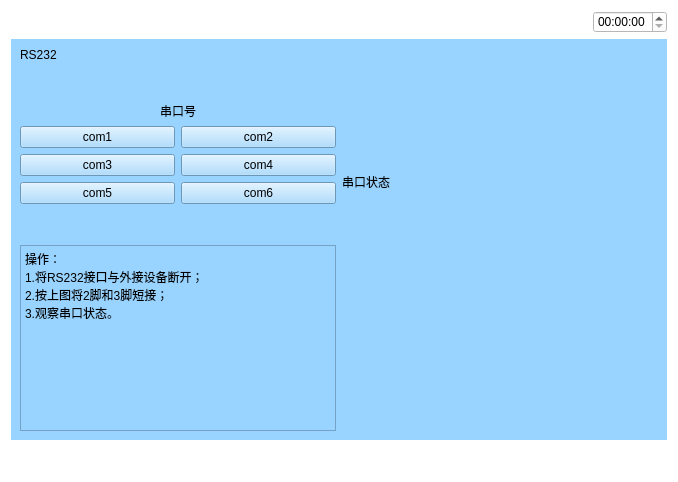
<?xml version="1.0" encoding="UTF-8"?>
<ui version="4.0">
 <class>Pcders232</class>
 <widget class="QWidget" name="Pcders232">
  <property name="geometry">
   <rect>
    <x>0</x>
    <y>0</y>
    <width>678</width>
    <height>482</height>
   </rect>
  </property>
  <property name="windowTitle">
   <string>Form</string>
  </property>
  <property name="styleSheet">
   <string notr="true">background-color: rgb(255, 255, 255);</string>
  </property>
  <layout class="QVBoxLayout" name="verticalLayout_4" stretch="1,5,1">
   <item>
    <layout class="QHBoxLayout" name="horizontalLayout_5">
     <item>
      <widget class="QPushButton" name="pushButton">
       <property name="text">
        <string/>
       </property>
       <property name="icon">
        <iconset resource="myimages.qrc">
         <normaloff>:/image/images/4g.png</normaloff>:/image/images/4g.png</iconset>
       </property>
       <property name="flat">
        <bool>true</bool>
       </property>
      </widget>
     </item>
     <item>
      <widget class="QPushButton" name="pushButton_2">
       <property name="text">
        <string/>
       </property>
       <property name="icon">
        <iconset resource="myimages.qrc">
         <normaloff>:/image/images/wireless.svg</normaloff>:/image/images/wireless.svg</iconset>
       </property>
       <property name="flat">
        <bool>true</bool>
       </property>
      </widget>
     </item>
     <item>
      <widget class="QPushButton" name="pushButton_3">
       <property name="text">
        <string/>
       </property>
       <property name="icon">
        <iconset resource="myimages.qrc">
         <normaloff>:/image/images/bl.svg</normaloff>:/image/images/bl.svg</iconset>
       </property>
       <property name="flat">
        <bool>true</bool>
       </property>
      </widget>
     </item>
     <item>
      <widget class="QPushButton" name="pushButton_4">
       <property name="text">
        <string/>
       </property>
       <property name="icon">
        <iconset resource="myimages.qrc">
         <normaloff>:/image/images/locate.svg</normaloff>:/image/images/locate.svg</iconset>
       </property>
       <property name="flat">
        <bool>true</bool>
       </property>
      </widget>
     </item>
     <item>
      <spacer name="horizontalSpacer_4">
       <property name="orientation">
        <enum>Qt::Horizontal</enum>
       </property>
       <property name="sizeHint" stdset="0">
        <size>
         <width>40</width>
         <height>20</height>
        </size>
       </property>
      </spacer>
     </item>
     <item>
      <widget class="QTimeEdit" name="timeEdit_2"/>
     </item>
    </layout>
   </item>
   <item>
    <widget class="QWidget" name="widget" native="true">
     <property name="sizePolicy">
      <sizepolicy hsizetype="Preferred" vsizetype="Preferred">
       <horstretch>0</horstretch>
       <verstretch>0</verstretch>
      </sizepolicy>
     </property>
     <property name="contextMenuPolicy">
      <enum>Qt::DefaultContextMenu</enum>
     </property>
     <property name="styleSheet">
      <string notr="true">background-color: rgb(153, 211, 255);</string>
     </property>
     <layout class="QHBoxLayout" name="horizontalLayout_2" stretch="1,1">
      <item>
       <layout class="QVBoxLayout" name="verticalLayout_3">
        <item>
         <widget class="QLabel" name="label_2">
          <property name="text">
           <string>RS232</string>
          </property>
         </widget>
        </item>
        <item>
         <spacer name="verticalSpacer_3">
          <property name="orientation">
           <enum>Qt::Vertical</enum>
          </property>
          <property name="sizeHint" stdset="0">
           <size>
            <width>20</width>
            <height>40</height>
           </size>
          </property>
         </spacer>
        </item>
        <item>
         <layout class="QHBoxLayout" name="horizontalLayout">
          <item>
           <widget class="QLabel" name="label_3">
            <property name="layoutDirection">
             <enum>Qt::LeftToRight</enum>
            </property>
            <property name="text">
             <string>串口号</string>
            </property>
            <property name="alignment">
             <set>Qt::AlignCenter</set>
            </property>
           </widget>
          </item>
         </layout>
        </item>
        <item>
         <layout class="QVBoxLayout" name="verticalLayout_2">
          <item>
           <layout class="QHBoxLayout" name="horizontalLayout_4">
            <item>
             <widget class="QPushButton" name="com1">
              <property name="text">
               <string>com1</string>
              </property>
             </widget>
            </item>
            <item>
             <widget class="QPushButton" name="com2">
              <property name="text">
               <string>com2</string>
              </property>
             </widget>
            </item>
           </layout>
          </item>
          <item>
           <layout class="QHBoxLayout" name="horizontalLayout_6">
            <item>
             <widget class="QPushButton" name="com3">
              <property name="text">
               <string>com3</string>
              </property>
             </widget>
            </item>
            <item>
             <widget class="QPushButton" name="com4">
              <property name="text">
               <string>com4</string>
              </property>
             </widget>
            </item>
           </layout>
          </item>
          <item>
           <layout class="QHBoxLayout" name="horizontalLayout_7">
            <item>
             <widget class="QPushButton" name="com5">
              <property name="text">
               <string>com5</string>
              </property>
             </widget>
            </item>
            <item>
             <widget class="QPushButton" name="com6">
              <property name="text">
               <string>com6</string>
              </property>
             </widget>
            </item>
           </layout>
          </item>
         </layout>
        </item>
        <item>
         <spacer name="verticalSpacer">
          <property name="orientation">
           <enum>Qt::Vertical</enum>
          </property>
          <property name="sizeHint" stdset="0">
           <size>
            <width>20</width>
            <height>40</height>
           </size>
          </property>
         </spacer>
        </item>
        <item>
         <widget class="QPlainTextEdit" name="plainTextEdit">
          <property name="readOnly">
           <bool>true</bool>
          </property>
          <property name="plainText">
           <string>操作：
1.将RS232接口与外接设备断开；
2.按上图将2脚和3脚短接；
3.观察串口状态。</string>
          </property>
         </widget>
        </item>
       </layout>
      </item>
      <item>
       <layout class="QVBoxLayout" name="verticalLayout" stretch="1,1,0,2">
        <item>
         <spacer name="verticalSpacer_2">
          <property name="orientation">
           <enum>Qt::Vertical</enum>
          </property>
          <property name="sizeHint" stdset="0">
           <size>
            <width>20</width>
            <height>40</height>
           </size>
          </property>
         </spacer>
        </item>
        <item>
         <widget class="QLabel" name="label">
          <property name="text">
           <string>串口状态</string>
          </property>
         </widget>
        </item>
        <item>
         <widget class="QLabel" name="label_com">
          <property name="text">
           <string/>
          </property>
         </widget>
        </item>
        <item>
         <widget class="QLabel" name="label_image">
          <property name="sizePolicy">
           <sizepolicy hsizetype="Ignored" vsizetype="Ignored">
            <horstretch>0</horstretch>
            <verstretch>0</verstretch>
           </sizepolicy>
          </property>
          <property name="text">
           <string/>
          </property>
          <property name="scaledContents">
           <bool>true</bool>
          </property>
         </widget>
        </item>
       </layout>
      </item>
     </layout>
    </widget>
   </item>
   <item>
    <layout class="QHBoxLayout" name="horizontalLayout_3">
     <item>
      <widget class="QPushButton" name="returnIndex">
       <property name="font">
        <font>
         <family>AR PL UMing TW MBE</family>
        </font>
       </property>
       <property name="styleSheet">
        <string notr="true">border-image: url(:/image/images/index.svg);</string>
       </property>
       <property name="text">
        <string/>
       </property>
       <property name="icon">
        <iconset resource="myimages.qrc">
         <normaloff>:/image/images/index.svg</normaloff>:/image/images/index.svg</iconset>
       </property>
       <property name="iconSize">
        <size>
         <width>40</width>
         <height>40</height>
        </size>
       </property>
       <property name="flat">
        <bool>true</bool>
       </property>
      </widget>
     </item>
     <item>
      <spacer name="horizontalSpacer_5">
       <property name="orientation">
        <enum>Qt::Horizontal</enum>
       </property>
       <property name="sizeHint" stdset="0">
        <size>
         <width>40</width>
         <height>20</height>
        </size>
       </property>
      </spacer>
     </item>
     <item>
      <widget class="QPushButton" name="returnPage">
       <property name="text">
        <string/>
       </property>
       <property name="icon">
        <iconset resource="myimages.qrc">
         <normaloff>:/image/images/shangyiye.svg</normaloff>:/image/images/shangyiye.svg</iconset>
       </property>
       <property name="iconSize">
        <size>
         <width>40</width>
         <height>40</height>
        </size>
       </property>
       <property name="flat">
        <bool>true</bool>
       </property>
      </widget>
     </item>
    </layout>
   </item>
  </layout>
 </widget>
 <resources>
  <include location="myimages.qrc"/>
 </resources>
 <connections/>
</ui>
